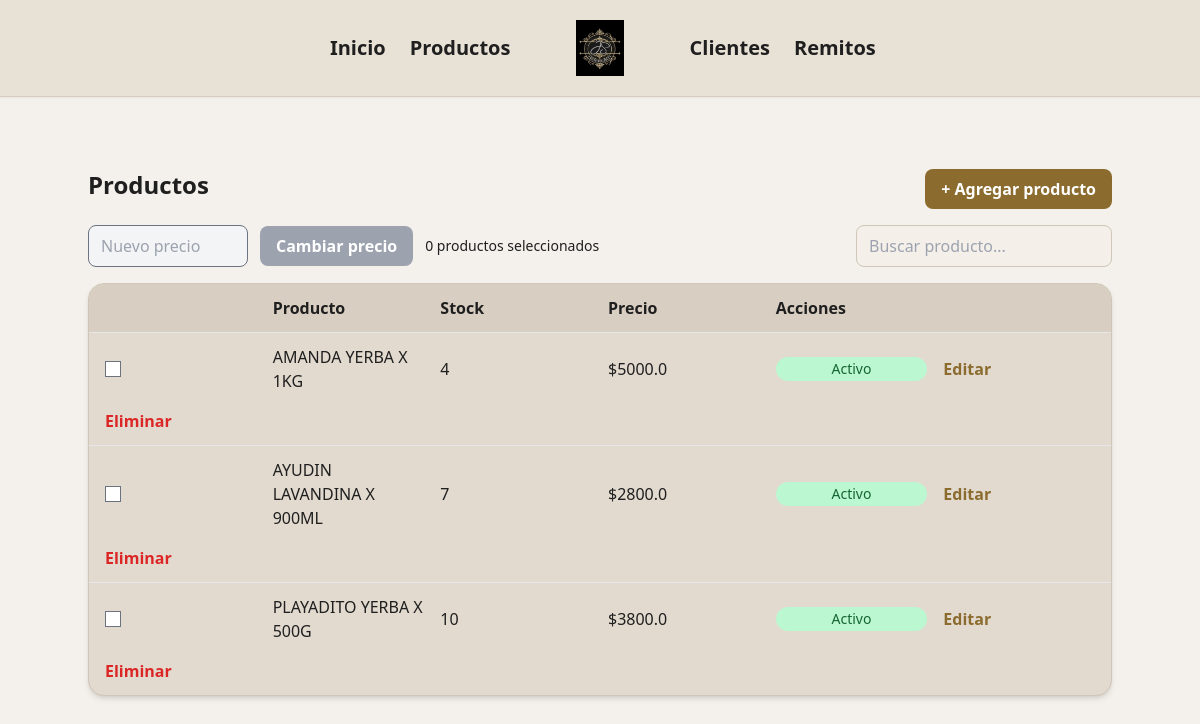
The app's page /productos/, older data.
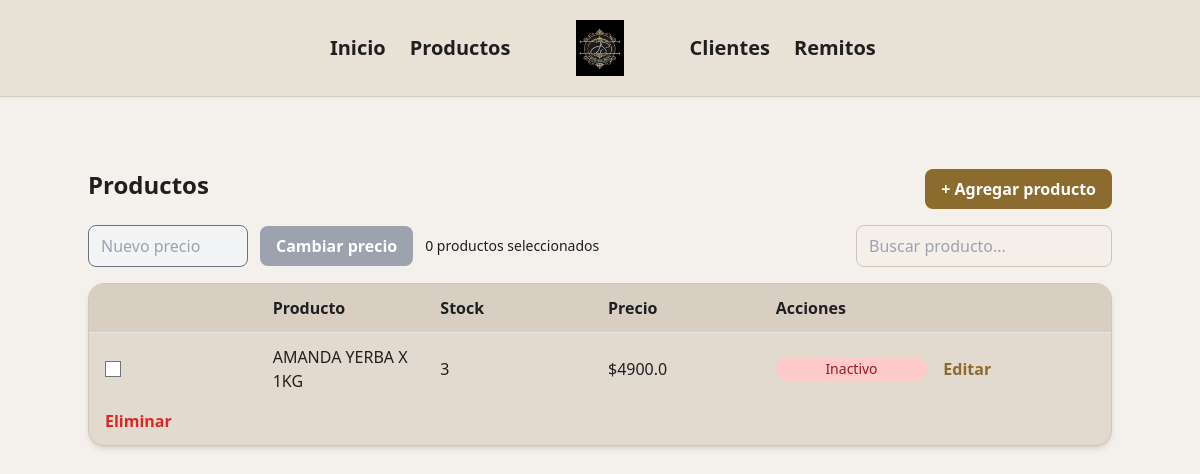
The same page, newer data.
### jsdistribucionesapp/productos/models.py (models this page shows)
class Producto(db.Model):
    __tablename__ = 'productos'
    pid = db.Column(db.Integer, primary_key=True)
    nombre = db.Column(db.String, nullable=True)
    precio = db.Column(db.Float, nullable=False)
    stock = db.Column(db.Integer, default=0)
    departamento = db.Column(db.String)
    activo = db.Column(db.Boolean, default=True)

### jsdistribucionesapp/productos/routes.py (the view)
@productos.route('/')
def index():
    productos = Producto.query.order_by(Producto.nombre.asc()).all()
    return render_template('productos/index.html', productos=productos)

### jsdistribucionesapp/productos/templates/productos/index.html (shortened to what this page needs)
{% extends "base.html" %}
{% block content %}
<div class="max-w-5xl mx-auto mt-6">
  <div class="flex justify-between items-start mb-4">
    <h1 class="text-2xl font-bold text-[#1F1F1F]">
      Productos
    </h1>
    <a href="{{ url_for('productos.agregar') }}"
       class="bg-[#8B6B2E] text-white px-4 py-2 rounded-lg font-semibold hover:bg-[#755824] transition">
      + Agregar producto
    </a>
  </div>
  <div class="flex justify-between items-end mb-4">
    <form action="{{ url_for('productos.cambiar_precio') }}"
          method="post"
          id="precio-form"
          class="flex gap-3 items-center">
      <input type="number"
             step="0.01"
             name="precio"
             id="precioInput"
             placeholder="Nuevo precio"
             disabled
             class="w-40 px-3 py-2 border rounded-lg bg-gray-100
                    focus:outline-none focus:ring-2 focus:ring-[#8B6B2E]">
      <button type="submit"
              id="precioBtn"
              disabled
              class="bg-gray-400 text-white px-4 py-2 rounded-lg
                     font-semibold cursor-not-allowed transition">
        Cambiar precio
      </button>
      <span id="contadorSeleccionados"
          class="text-sm text-[#1F1F1F] font-medium">
          0 productos seleccionados
    </span>
    </form>
    <input
      type="text"
      id="buscador"
      placeholder="Buscar producto..."
      class="w-64 px-3 py-2 rounded-lg border border-[#CFC6B8]
             bg-[#F4EFE9] text-[#1F1F1F]
             focus:outline-none focus:ring-2 focus:ring-[#8B6B2E]"
    >
  </div>
  <div class="bg-[#E2DACF] border border-[#CFC6B8] rounded-2xl shadow-md overflow-hidden">
    <div class="grid grid-cols-6 gap-4 px-4 py-3 font-semibold bg-[#D8CFC2] border-b sticky top-0">
      <span></span>
      <span>Producto</span>
      <span>Stock</span>
      <span>Precio</span>
      <span class="col-span-2">Acciones</span>
    </div>
    <div class="max-h-[450px] overflow-y-auto divide-y">
      {% for producto in productos %}
      <div class="grid grid-cols-6 gap-4 items-center px-4 py-3 hover:bg-[#EFE9E1] producto-row">
        <input type="checkbox"
               class="producto-check"
               value="{{ producto.pid }}">
        <span class="producto-nombre">{{ producto.nombre }}</span>
        <span>{{ producto.stock }}</span>
        <span>${{ producto.precio }}</span>
        <td class="text-center align-middle">
          {% if producto.activo %}
            <span class="inline-flex items-center justify-center px-1.5 py-0.5 text-sm rounded-full bg-green-200 text-green-800">
              Activo
            </span>
          {% else %}
            <span class="inline-flex items-center justify-center px-1.5 py-0.5 text-sm rounded-full bg-red-200 text-red-800">
              Inactivo
            </span>
          {% endif %}
        </td>
        <a href="{{ url_for('productos.editar', id=producto.pid) }}"
           class="text-[#8B6B2E] font-semibold hover:underline">
          Editar
        </a>
        <form action="{{ url_for('productos.eliminar', id=producto.pid) }}"
              method="post">
          <button class="text-red-600 font-semibold hover:underline">
            Eliminar
          </button>
        </form>
      </div>
      {% endfor %}
    </div>
  </div>
</div>
{% endblock %}

### jsdistribucionesapp/templates/base.html (shortened to what this page needs)
<!DOCTYPE html>
<html lang="en">
<head>
    <script src="https://cdn.tailwindcss.com"></script>
    <link href="https://cdnjs.cloudflare.com/ajax/libs/flowbite/2.2.1/flowbite.min.css" rel="stylesheet" />
</head>
<body body class="bg-[#F4F1EC] text-[#1F1F1F] min-h-screen">
   <header class="bg-[#E8E1D6] border-b border-[#D6CDBF] py-5 shadow-sm">
  <nav class="mx-auto max-w-4xl">
    <div class="grid grid-cols-5 items-center">
      <div class="flex justify-end gap-6 col-span-2 text-xl font-semibold text-[#1F1F1F]">
        <a href="/" class="hover:text-[#C9A24D] transition">
          Inicio
        </a>
        <a href="/productos" class="hover:text-[#C9A24D] transition">
          Productos
        </a>
      </div>
      <div class="flex justify-center">
        <img
          src="{{ url_for('static', filename='uploads/productos/logo.jpeg') }}"
          alt="JS Distribuciones"
          class="h-14"
        >
      </div>
      <div class="flex justify-start gap-6 col-span-2 text-xl font-semibold text-[#1F1F1F]">
        <a href="/clientes" class="hover:text-[#C9A24D] transition">
          Clientes
        </a>
        <a href="/remitos" class="hover:text-[#C9A24D] transition">
          Remitos
        </a>
      </div>
    </div>
  </nav>
</header>
    <main class="p-6">
      <main class="p-6">
    {% block content %}
    {% endblock %}
    </main>
</body>
</html>

Row changes from the older to the newer data that the page shows:
removed Producto: nombre "AYUDIN LAVANDINA X 900ML", stock "7", precio "2800.0", activo "Activo"
removed Producto: nombre "PLAYADITO YERBA X 500G", stock "10", precio "3800.0", activo "Activo"
changed Producto "AMANDA YERBA X 1KG": stock "4" → "3"; precio "5000.0" → "4900.0"; activo "Activo" → "Inactivo"
